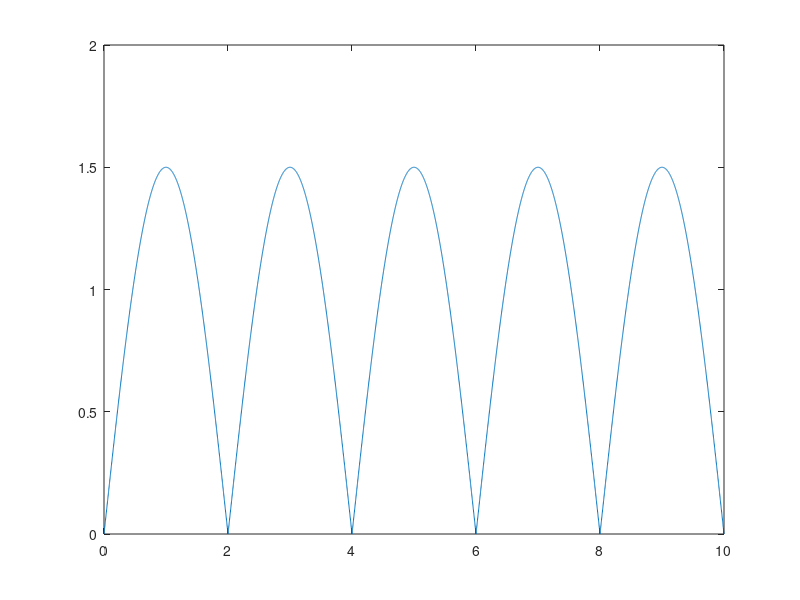
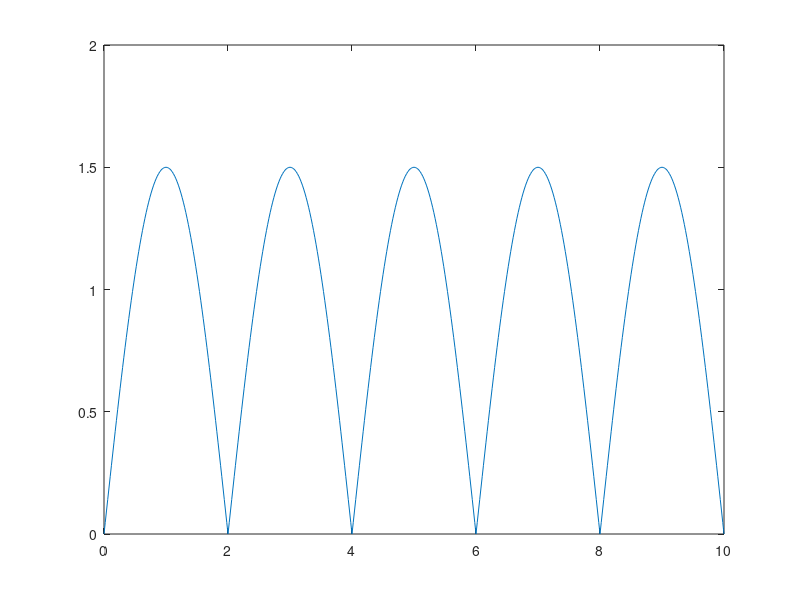
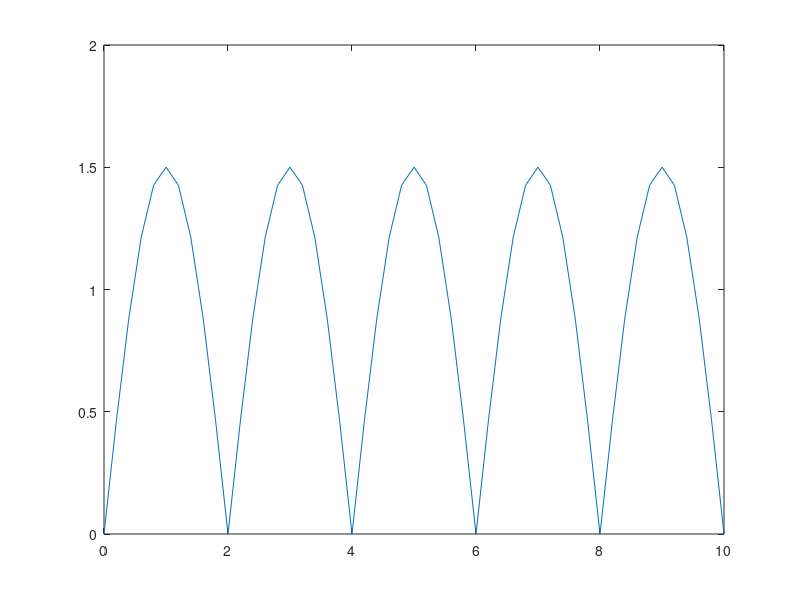

The MATLAB script that drew these images, in order:
t1=0:0.002:10 %rezolutie temporara care afiseaza semnalul pt 4 s
t2=0:0.02:10
t3=0:0.2:10

T=4
F=1/T

x1=1.5*sin(2*pi*F*t1) %1.5 amplitudinea
x2=1.5*sin(2*pi*F*t2)
x3=1.5*sin(2*pi*F*t3)


lungime1=length(t1)
for index=1:1:lungime1   %parcurgem vectorul si inlocuim valorile negative cu opusul lor
    if(x1(index)<0)
        x1(index)=-x1(index);
    end
end

lungime2=length(t2)
for index=1:1:lungime2
    if(x2(index)<0)
        x2(index)=-x2(index);
    end
end

lungime3=length(t3)
for index=1:1:lungime3
    if(x3(index)<0)
        x3(index)=-1*x3(index);
    end
end

figure(1)
plot(t1,x1)
figure(2)
plot(t2,x2)
figure(3)
plot(t3,x3)